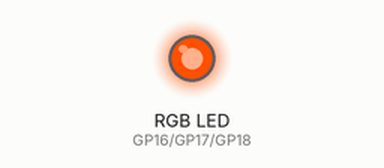
A program run on a simulated Raspberry Pi Pico running MicroPython. Parts: an RGB LED mixed from three pins (HIGH = lit). At 4.0 s the program stops and its outputs stay as they are.

Above: at 0.1 s.
At 2.1 s:
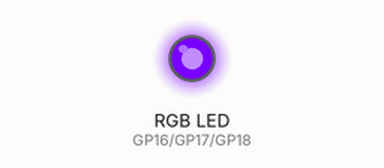
At 4.1 s:
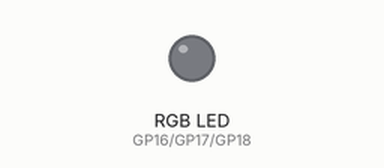
Timing chart, 0 to 5.5 s (numbered marks = the images above):
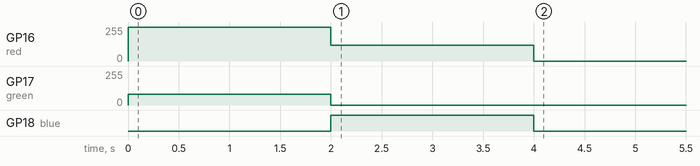

The program:

rgb_mix.py
```python
# Mix any colour on an RGB LED using PWM
import time
from machine import PWM, Pin

red = PWM(Pin(16), freq=1000, duty_u16=0)
green = PWM(Pin(17), freq=1000, duty_u16=0)
blue = PWM(Pin(18), freq=1000, duty_u16=0)


def set_colour(r, g, b):
    # r, g and b go from 0 (off) to 255 (full brightness),
    # the same way colours are written on web pages
    red.duty_u16(r * 257)      # 255 * 257 = 65535, the maximum duty
    green.duty_u16(g * 257)
    blue.duty_u16(b * 257)


set_colour(255, 80, 0)     # orange
time.sleep(2)
set_colour(120, 0, 255)    # purple
time.sleep(2)
set_colour(0, 0, 0)        # off
```

Measured:
- by itself, GP16 (red): 0/255 → 255/255 at 0.00 s, → 120/255 2.0 s later, → 0/255 2.0 s later
- by itself, GP17 (green): 0/255 → 80/255 at 0.00 s, → 0/255 2.0 s later
- by itself, GP18 (blue): LOW → HIGH at 2.0 s, → LOW 2.0 s later
